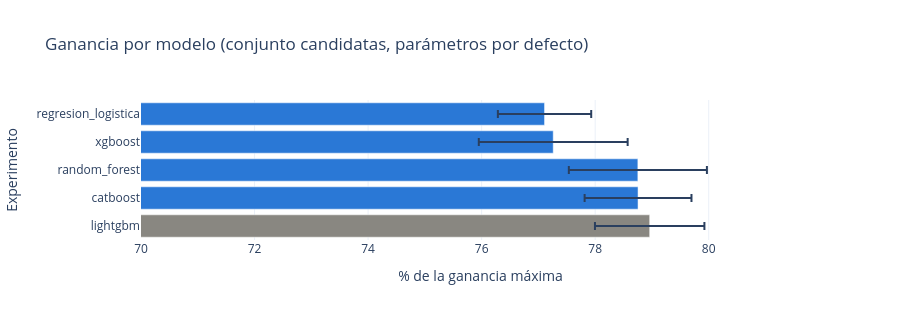

The notebook cell this image was saved under:
### Code cell
# Ganancia de cada modelo
graficar_ganancia(comparacion_modelos, 'lightgbm', 'Ganancia por modelo (conjunto candidatas, parámetros por defecto)').show()

### Figure 1 — Plotly figure (JSON) as saved in the notebook; plotly's stock layout.template omitted (floating-point values rounded to 4 significant figures)
{"data": [{"error_x": {"array": [0.822]}, "hovertemplate": "Experimento=%{y}<br>% de la ganancia máxima=%{x}<extra></extra>", "insidetextanchor": "start", "legendgroup": "regresion_logistica", "marker": {"color": "#2a78d6", "pattern": {"shape": ""}}, "name": "regresion_logistica", "orientation": "h", "showlegend": true, "textposition": "inside", "texttemplate": "%{x:.2f}", "type": "bar", "x": [77.11], "xaxis": "x", "y": ["regresion_logistica"], "yaxis": "y"}, {"error_x": {"array": [1.311]}, "hovertemplate": "Experimento=%{y}<br>% de la ganancia máxima=%{x}<extra></extra>", "insidetextanchor": "start", "legendgroup": "xgboost", "marker": {"color": "#2a78d6", "pattern": {"shape": ""}}, "name": "xgboost", "orientation": "h", "showlegend": true, "textposition": "inside", "texttemplate": "%{x:.2f}", "type": "bar", "x": [77.26], "xaxis": "x", "y": ["xgboost"], "yaxis": "y"}, {"error_x": {"array": [1.216]}, "hovertemplate": "Experimento=%{y}<br>% de la ganancia máxima=%{x}<extra></extra>", "insidetextanchor": "start", "legendgroup": "random_forest", "marker": {"color": "#2a78d6", "pattern": {"shape": ""}}, "name": "random_forest", "orientation": "h", "showlegend": true, "textposition": "inside", "texttemplate": "%{x:.2f}", "type": "bar", "x": [78.75], "xaxis": "x", "y": ["random_forest"], "yaxis": "y"}, {"error_x": {"array": [0.941]}, "hovertemplate": "Experimento=%{y}<br>% de la ganancia máxima=%{x}<extra></extra>", "insidetextanchor": "start", "legendgroup": "catboost", "marker": {"color": "#2a78d6", "pattern": {"shape": ""}}, "name": "catboost", "orientation": "h", "showlegend": true, "textposition": "inside", "texttemplate": "%{x:.2f}", "type": "bar", "x": [78.75], "xaxis": "x", "y": ["catboost"], "yaxis": "y"}, {"error_x": {"array": [0.964]}, "hovertemplate": "Experimento=%{y}<br>% de la ganancia máxima=%{x}<extra></extra>", "insidetextanchor": "start", "legendgroup": "lightgbm", "marker": {"color": "#898781", "pattern": {"shape": ""}}, "name": "lightgbm", "orientation": "h", "showlegend": true, "textposition": "inside", "texttemplate": "%{x:.2f}", "type": "bar", "x": [78.96], "xaxis": "x", "y": ["lightgbm"], "yaxis": "y"}], "layout": {"barmode": "relative", "height": 320, "legend": {"title": {"text": "Experimento"}, "tracegroupgap": 0}, "showlegend": false, "title": {"text": "Ganancia por modelo (conjunto candidatas, parámetros por defecto)"}, "xaxis": {"anchor": "y", "domain": [0, 1], "range": [70, 81.96], "title": {"text": "% de la ganancia máxima"}}, "yaxis": {"anchor": "x", "categoryarray": ["lightgbm", "catboost", "random_forest", "xgboost", "regresion_logistica"], "categoryorder": "array", "domain": [0, 1], "title": {"text": "Experimento"}}}}
